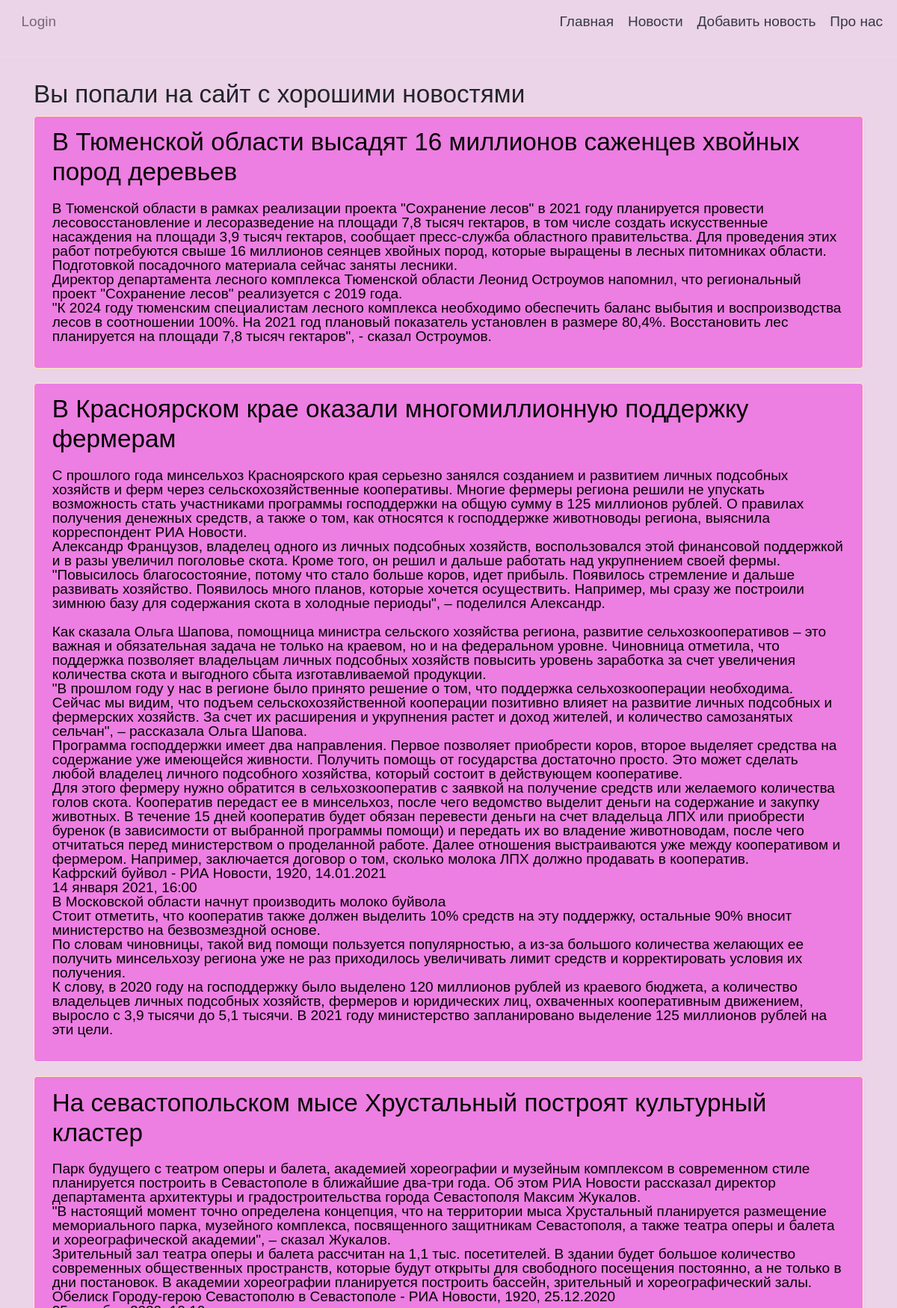
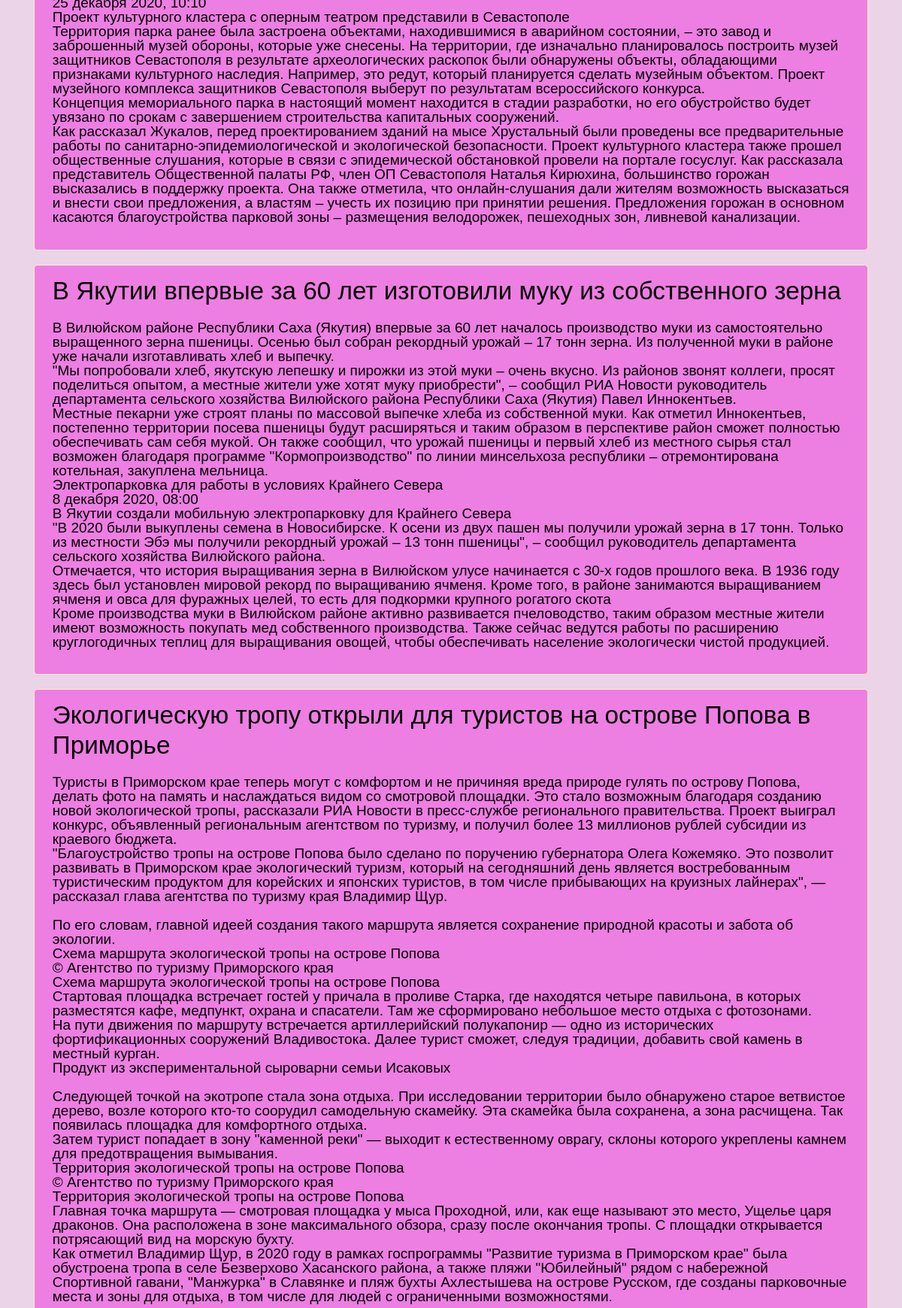
Page /news (upper part) on the committed database (2 pictures, top to bottom).
### main/models.py (models this page shows, shortened)
class News(models.Model):
    title = models.CharField('Название', max_length=100)
    text = models.TextField('Описание')
    class Meta:
        verbose_name = 'Новость'
        verbose_name_plural = 'Новости'

### main/views.py (the view)
# urls.py: path('news', views.news, name='news'),
def news(request):
    news = News.objects.all()
    return render(request, 'main/news.html', {'title': 'Новости', 'news': news})

### main/templates/main/news.html (shortened to what this page needs)
{% extends 'main/base.html'%}
{% block content %}
    <h3>Вы попали на сайт с хорошими новостями</h3>
    {% if news%}
    {% for el in news%}
        <div class = "alert alert-warning">
          <h3>{{ el.title }}</h3>
            <p>{{ el.text|linebreaks }}</p>
        </div>
    {% endfor %}
{% else %}
<p>
    Нет новостей :(
</p>
{%endif%}
{% endblock %}

### main/templates/main/base.html (shortened to what this page needs)
<!doctype html>
<html lang="en">
<head>
    {% load static %}
    <link rel="stylesheet" href="/static/css/bootstrap.min.css" type="text/css">
    <link rel="stylesheet" href="https://cdn.jsdelivr.net/npm/bootstrap@4.4.1/dist/css/bootstrap.min.css">
    <link rel="stylesheet" href="/static/css/style_for_my_site.css" type="text/css">
</head>
<body>
    <div class="d-flex flex-column flex-md-row align-items-center pb-3 mb-4 border-bottom">
<nav class="navbar navbar-expand-lg navbar-light bg-light">
  <div class="collapse navbar-collapse" id="navbarText">
    <ul class="navbar-nav mr-auto">
      {% if user.is_authenticated %}
      <li class="nav-item">
        <a class="nav-link" href="/logout">Logout</a>
        <a class="nav-link" href="#">Welcome, {{user.username}}</a>
      </li>
      {% else %}
      <li class="nav-item">
        <a class="nav-link" href="/login">Login</a>
      </li>
      {% endif %}
    </ul>
  </div>
</nav>
      <nav class="d-inline-flex mt-2 mt-md-0 ms-md-auto">
          <a class="lng-home me-3 py-2 text-dark text-decoration-none" href="{% url 'home' %}">Главная</a>
          <a class="lng-news me-3 py-2 text-dark text-decoration-none" href="{% url 'news' %}">Новости</a>
          <a class="lng-add_news me-3 py-2 text-dark text-decoration-none" href="{% url 'create_news' %}">Добавить новость</a>
          <a class="lng-pro me-3 py-2 text-dark text-decoration-none" href="{% url 'about' %}">Про нас </a>
      </nav>
    </div>
    <div class= "container">
        {% block content %}{% endblock %}
    </div>
</body>
</html>

### main/static/css/style_for_my_site.css (style rules this page uses)
html , body { background-color: #ebd3e8; height:100%; line-height: 1; font-size: 19px; font-family: Arial, Helvetica, sans-serif; }
.bg-light { background-color: #ebd3e8!important; }
a { color: #ed7ee2; text-decoration: none; background-color: transparent; }
.alert-warning { color: #030203; background-color: #ed7ee2; border-color: #ffeeba; border-top-color: rgb(255, 238, 186); border-right-color: rgb(255, 238, 186); border-bottom-color: rgb(255, 238, 186); border-left-color: rgb(255, 238, 186); }

### main/templates/main/base.html (style rules this page uses)
body { top: 0px !important; }

### rows in the picture
News: title "В Тюменской области высадят 16 миллионов саженцев хвойных пород деревьев", text "В Тюменской области в рамках реализации проекта \"Сохранение лесов\" в 2021 году планируется провести лесовосстановление и лесоразведение на площади 7,8 тысяч гектаров, в том числе создать искусственные насаждения на площади 3,9 тысяч гектаров, сообщает пресс-служба областного правительства. Для проведения этих работ потребуются свыше 16 миллионов сеянцев хвойных пород, которые выращены в лесных питомниках области. Подготовкой посадочного материала сейчас заняты лесники. Директор департамента лесного комплекса Тюменской области Леонид Остроумов напомнил, что региональный проект \"Сохранение лесов\" реализуется с 2019 года. \"К 2024 году тюменским специалистам лесного комплекса необходимо…"
News: title "В Красноярском крае оказали многомиллионную поддержку фермерам", text "С прошлого года минсельхоз Красноярского края серьезно занялся созданием и развитием личных подсобных хозяйств и ферм через сельскохозяйственные кооперативы. Многие фермеры региона решили не упускать возможность стать участниками программы господдержки на общую сумму в 125 миллионов рублей. О правилах получения денежных средств, а также о том, как относятся к господдержке животноводы региона, выяснила корреспондент РИА Новости. Александр Французов, владелец одного из личных подсобных хозяйств, воспользовался этой финансовой поддержкой и в разы увеличил поголовье скота. Кроме того, он решил и дальше работать над укрупнением своей фермы. \"Повысилось благосостояние, потому что стало больше…"
News: title "На севастопольском мысе Хрустальный построят культурный кластер", text "Парк будущего с театром оперы и балета, академией хореографии и музейным комплексом в современном стиле планируется построить в Севастополе в ближайшие два-три года. Об этом РИА Новости рассказал директор департамента архитектуры и градостроительства города Севастополя Максим Жукалов. \"В настоящий момент точно определена концепция, что на территории мыса Хрустальный планируется размещение мемориального парка, музейного комплекса, посвященного защитникам Севастополя, а также театра оперы и балета и хореографической академии\", – сказал Жукалов. Зрительный зал театра оперы и балета рассчитан на 1,1 тыс. посетителей. В здании будет большое количество современных общественных пространств,…"
News: title "В Якутии впервые за 60 лет изготовили муку из собственного зерна", text "В Вилюйском районе Республики Саха (Якутия) впервые за 60 лет началось производство муки из самостоятельно выращенного зерна пшеницы. Осенью был собран рекордный урожай – 17 тонн зерна. Из полученной муки в районе уже начали изготавливать хлеб и выпечку. \"Мы попробовали хлеб, якутскую лепешку и пирожки из этой муки – очень вкусно. Из районов звонят коллеги, просят поделиться опытом, а местные жители уже хотят муку приобрести\", – сообщил РИА Новости руководитель департамента сельского хозяйства Вилюйского района Республики Саха (Якутия) Павел Иннокентьев. Местные пекарни уже строят планы по массовой выпечке хлеба из собственной муки. Как отметил Иннокентьев, постепенно территории посева…"
News: title "Экологическую тропу открыли для туристов на острове Попова в Приморье", text "Туристы в Приморском крае теперь могут с комфортом и не причиняя вреда природе гулять по острову Попова, делать фото на память и наслаждаться видом со смотровой площадки. Это стало возможным благодаря созданию новой экологической тропы, рассказали РИА Новости в пресс-службе регионального правительства. Проект выиграл конкурс, объявленный региональным агентством по туризму, и получил более 13 миллионов рублей субсидии из краевого бюджета. \"Благоустройство тропы на острове Попова было сделано по поручению губернатора Олега Кожемяко. Это позволит развивать в Приморском крае экологический туризм, который на сегодняшний день является востребованным туристическим продуктом для корейских и…"
